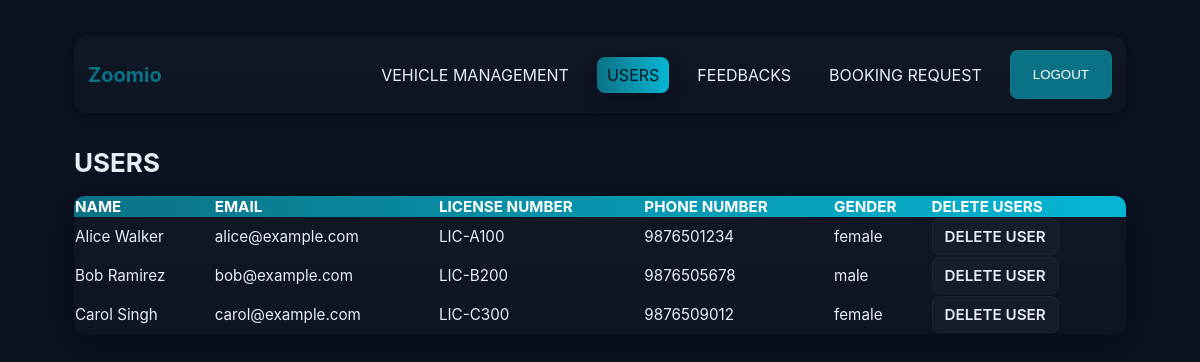
Page /adminusers.php on the earlier database version.
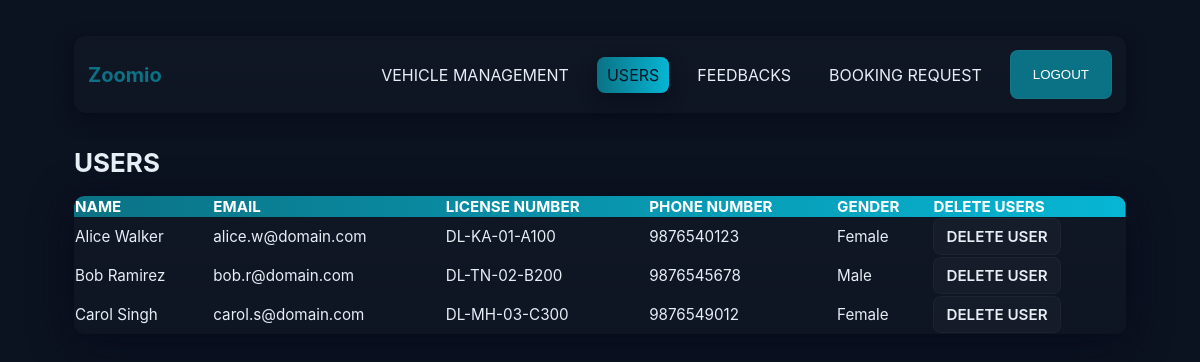
Same page on the later database version.
### tables this page shows
CREATE TABLE IF NOT EXISTS `users` (
  `EMAIL` VARCHAR(255) NOT NULL PRIMARY KEY,
  `FNAME` VARCHAR(100) NOT NULL,
  `LNAME` VARCHAR(100) NOT NULL,
  `LIC_NUM` VARCHAR(64) DEFAULT NULL,
  `PHONE_NUMBER` BIGINT DEFAULT NULL,
  `PASSWORD` VARCHAR(255) NOT NULL,
  `GENDER` VARCHAR(20) DEFAULT NULL
);

### adminusers.php (the view, shortened to what this page needs)
<!DOCTYPE html>
<html lang="en">
<head>
    <link rel="stylesheet" href="css/app.css">
    </head>
    <body>
    <div class="site-container">
<?php
require_once('connection.php');
$cur = basename($_SERVER['PHP_SELF']);
$query="select *from users";
$queryy=mysqli_query($con,$query);
?>
<div class="hai">
        <div class="navbar">
            <div class="icon">
                <h2 class="logo">Zoomio</h2>
            </div>
            <div class="menu">
                                <ul>
                                        <li><a href="adminvehicle.php" class="<?php echo ($cur=='adminvehicle.php')?'active':''; ?>">VEHICLE MANAGEMENT</a></li>
                                        <li><a href="adminusers.php" class="<?php echo ($cur=='adminusers.php')?'active':''; ?>">USERS</a></li>
                                        <li><a href="admindash.php" class="<?php echo ($cur=='admindash.php')?'active':''; ?>">FEEDBACKS</a></li>
                                        <li><a href="adminbook.php" class="<?php echo ($cur=='adminbook.php')?'active':''; ?>">BOOKING REQUEST</a></li>
                                    <li> <button class="nn"><a href="index.php">LOGOUT</a></button></li>
                                </ul>
            </div>
         </div>
         </div>
            <h1 class="header">USERS</h1>
            <div>
                <div>
                    <table class="content-table">
                <thead>
                    <tr>
                        <th>NAME</th>
                        <th>EMAIL</th>
                        <th>LICENSE NUMBER</th>
                        <th>PHONE NUMBER</th>
                        <th>GENDER</th>
                        <th>DELETE USERS</th>
                    </tr>
                </thead>
                <tbody>
                <?php
                while($res=mysqli_fetch_array($queryy)){
                ?>
                <tr  class="active-row">
                    <td><?php echo $res['FNAME']."  ".$res['LNAME'];?></php></td>
                    <td><?php echo $res['EMAIL'];?></php></td>
                    <td><?php echo $res['LIC_NUM'];?></php></td>
                    <td><?php echo $res['PHONE_NUMBER'];?></php></td>
                    <td><?php echo $res['GENDER'];?></php></td>
                    <td><a class="but" data-confirm="Delete this user?" href="deleteuser.php?id=<?php echo $res['EMAIL']?>">DELETE USER</a></td>
                </tr>
               <?php } ?>
                </tbody>
                </table>
                </div>
            </div>
        </div>
</body>
</html>

### css/app.css (style rules this page uses)
:root { --bg: #0b1220; --card: #0f1724; --muted: #94a3b8; --text: #e6eef6; --accent: #06b6d4; --accent-2: #0b7285; --admin-primary: #0891b2; --admin-surface: #0f1724; --admin-muted: #7b8794; --radius: 10px; --max-width: 1100px; }
* { box-sizing: border-box; }
html, body { height: 100%; }
body { margin: 0; font-family: Inter, system-ui, -apple-system, "Segoe UI", Roboto, "Helvetica Neue", Arial; background: var(--bg); color: var(--text); -webkit-font-smoothing: antialiased; -moz-osx-font-smoothing: grayscale; }
.site-container { max-width: var(--max-width); margin: 0 auto; padding: 24px; }
button, .btn, .but, a { transition: transform 0.12s ease, box-shadow 0.12s ease, opacity 0.12s ease; }
a { color: inherit; }
.navbar { display: flex; align-items: center; justify-content: space-between; gap: 16px; margin-bottom: 18px; }
.navbar { background: linear-gradient( 180deg, rgba(255, 255, 255, 0.02), rgba(255, 255, 255, 0.01) ); padding: 10px 14px; border-radius: 12px; align-items: center; box-shadow: 0 6px 20px rgba(2, 6, 23, 0.45); }
.logo { font-weight: 700; color: var(--accent-2); font-size: 20px; }
.menu a { color: var(--muted); padding: 8px 10px; border-radius: 8px; }
.menu a.active { background: linear-gradient(90deg, var(--accent-2), var(--accent)); color: #071725; box-shadow: 0 6px 18px rgba(2, 6, 23, 0.45); }
.menu ul { display: flex; gap: 18px; align-items: center; margin: 0; padding: 0; }
.menu ul li { list-style: none; }
.menu a { color: inherit; text-decoration: none; }
.hai { width: 100%; padding: 12px 0 8px 0; background: transparent; }
.header { font-size: 26px; font-weight: 700; color: var(--text); margin: 8px 0 18px; }
.content-table { width: 100%; border-collapse: collapse; font-size: 0.95em; border-radius: 10px; overflow: hidden; box-shadow: 0 8px 40px rgba(2, 6, 23, 0.6); background: linear-gradient( 180deg, rgba(255, 255, 255, 0.02), rgba(255, 255, 255, 0.01) ); margin: 12px 0 28px; }
.content-table thead tr { background: linear-gradient(90deg, var(--accent-2), var(--accent)); color: #fff; text-align: left; }
.content-table { width: 100%; max-width: calc(var(--max-width) - 40px); margin: 12px auto 28px; border-collapse: collapse; font-size: 0.95em; border-radius: 10px; overflow: hidden; box-shadow: 0 8px 40px rgba(2, 6, 23, 0.6); background: linear-gradient( 180deg, rgba(255, 255, 255, 0.02), rgba(255, 255, 255, 0.01) ); }
.content-table td { vertical-align: middle; }
.content-table tbody tr { opacity: 0; transform: translateY(8px); animation: rowIn 360ms ease forwards; }
.content-table tbody tr:nth-child(1) { animation-delay: 40ms; }
.content-table tbody tr:nth-child(2) { animation-delay: 80ms; }
.content-table tbody tr:nth-child(3) { animation-delay: 120ms; }
.content-table thead tr th:first-child { border-top-left-radius: 10px; }
.content-table thead tr th:last-child { border-top-right-radius: 10px; }
.but, .but a { display: inline-flex; align-items: center; gap: 8px; padding: 8px 12px; background: rgba(255, 255, 255, 0.03); color: var(--text); border-radius: 8px; text-decoration: none; font-weight: 600; border: 1px solid rgba(255, 255, 255, 0.03); }
.nn { display: inline-flex; padding: 8px 12px; background: transparent; color: var(--text); border: 1px solid rgba(255, 255, 255, 0.04); border-radius: 8px; text-decoration: none; }
.nn { padding: 8px 12px; border-radius: 8px; background: var(--accent-2); color: #fff; text-decoration: none; }

Differences in the rows shown:
removed users: FNAME "Alice", LNAME "Walker", EMAIL "alice@example.com", LIC_NUM "LIC-A100", PHONE_NUMBER "9876501234", GENDER "female"
removed users: FNAME "Bob", LNAME "Ramirez", EMAIL "bob@example.com", LIC_NUM "LIC-B200", PHONE_NUMBER "9876505678", GENDER "male"
removed users: FNAME "Carol", LNAME "Singh", EMAIL "carol@example.com", LIC_NUM "LIC-C300", PHONE_NUMBER "9876509012", GENDER "female"
added users: FNAME "Alice", LNAME "Walker", EMAIL "alice.w@domain.com", LIC_NUM "DL-KA-01-A100", PHONE_NUMBER "9876540123", GENDER "Female"
added users: FNAME "Bob", LNAME "Ramirez", EMAIL "bob.r@domain.com", LIC_NUM "DL-TN-02-B200", PHONE_NUMBER "9876545678", GENDER "Male"
added users: FNAME "Carol", LNAME "Singh", EMAIL "carol.s@domain.com", LIC_NUM "DL-MH-03-C300", PHONE_NUMBER "9876549012", GENDER "Female"
